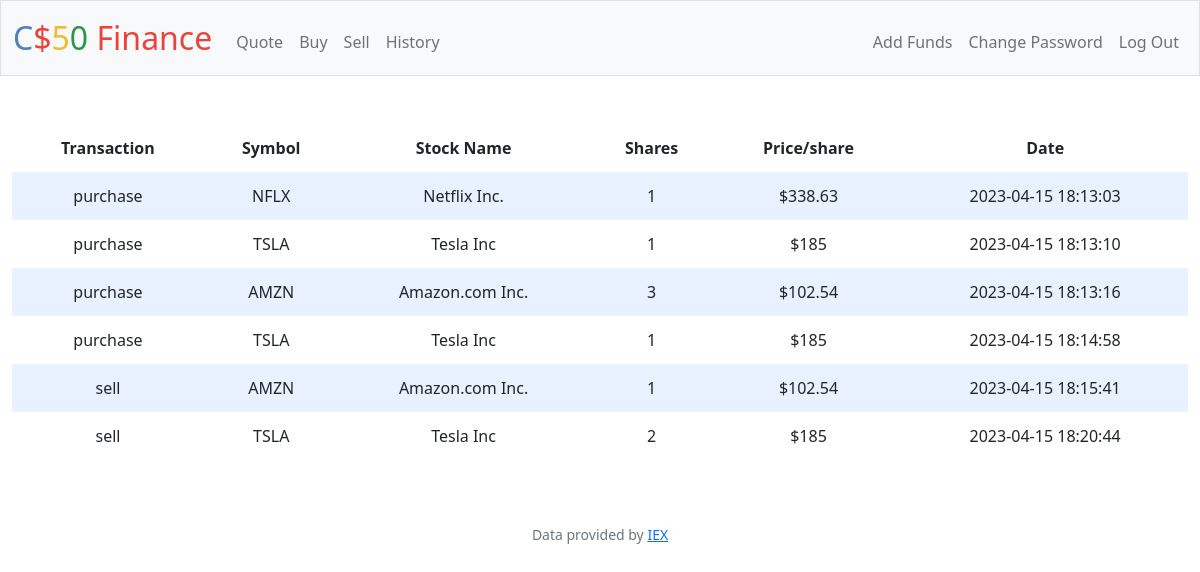
/history (signed in), run on the app's committed database.
### tables this page shows
CREATE TABLE date (
id INTEGER,
user_id,
stock TEXT,
stock_name TEXT,
type TEXT,
shares INTEGER,
value INTEGER,
time TEXT,
PRIMARY KEY(id),
FOREIGN KEY(user_id) REFERENCES users(id)
);

### app.py (the view)
@app.route("/history")
@login_required
def history():
    history = db.execute("SELECT stock, stock_name, shares, value, type, time FROM date WHERE user_id = ?", session["user_id"])
    return render_template("history.html", history=history)

### app.py (called while the page is built)
@app.after_request
def after_request(response):
    response.headers["Cache-Control"] = "no-cache, no-store, must-revalidate"
    response.headers["Expires"] = 0
    response.headers["Pragma"] = "no-cache"
    return response

### helpers.py (called while the page is built)
def login_required(f):
    @wraps(f)
    def decorated_function(*args, **kwargs):
        if session.get("user_id") is None:
            return redirect("/login")
        return f(*args, **kwargs)
    return decorated_function

### templates/history.html
{% extends "layout.html" %}
{% block main %}
    <div class="section">
            <table>
                <thead>
                    <tr>
                        <th>Transaction</th>
                        <th>Symbol</th>
                        <th>Stock Name</th>
                        <th>Shares</th>
                        <th>Price/share</th>
                        <th>Date</th>
                    </tr>
                </thead>
                <tbody class="history_table_body">
                    {% for row in history %}
                        <tr>
                            <td class="transaction">{{ row.type }}</td>
                            <td class="stock">{{ row.stock }}</td>
                            <td class="stock_name">{{ row.stock_name }}</td>
                            <td class="shares">{{ row.shares }}</td>
                            <td class="share_price">${{ row.value }}</td>
                            <td class="time">{{ row.time }}</td>
                        </tr>
                    {% endfor %}
                </tbody>
            </table>
        </div>
{% endblock %}

### templates/layout.html (shortened to what this page needs)
<!DOCTYPE html>
<html lang="en">
    <head>
        <link href="https://cdn.jsdelivr.net/npm/bootstrap@5.1.3/dist/css/bootstrap.min.css" rel="stylesheet">
        <link href="/static/styles.css" rel="stylesheet">
    </head>
    <body>
        <nav class="bg-light border navbar navbar-expand-md navbar-light">
            <div class="container-fluid">
                <a class="navbar-brand" href="/"><span class="blue">C</span><span class="red">$</span><span class="yellow">5</span><span class="green">0</span> <span class="red">Finance</span></a>
                <div class="collapse navbar-collapse" id="navbar">
                    {% if session["user_id"] %}
                        <ul class="navbar-nav me-auto mt-2">
                            <li class="nav-item"><a class="nav-link" href="/quote">Quote</a></li>
                            <li class="nav-item"><a class="nav-link" href="/buy">Buy</a></li>
                            <li class="nav-item"><a class="nav-link" href="/sell">Sell</a></li>
                            <li class="nav-item"><a class="nav-link" href="/history">History</a></li>
                        </ul>
                        <ul class="navbar-nav ms-auto mt-2">
                            <li class="nav-item"><a class="nav-link" href="/add">Add Funds</a></li>
                            <li class="nav-item"><a class="nav-link" href="/change">Change Password</a></li>
                            <li class="nav-item"><a class="nav-link" href="/logout">Log Out</a></li>
                        </ul>
                    {% else %}
                        <ul class="navbar-nav ms-auto mt-2">
                            <li class="nav-item"><a class="nav-link" href="/register">Register</a></li>
                            <li class="nav-item"><a class="nav-link" href="/login">Log In</a></li>
                        </ul>
                    {% endif %}
                </div>
            </div>
        </nav>
        <main class="container-fluid py-5 text-center">
            {% block main %}{% endblock %}
        </main>
        <footer class="mb-5 small text-center text-muted">
            Data provided by <a href="https://iexcloud.io/">IEX</a>
        </footer>
    </body>
</html>

### static/styles.css (style rules this page uses)
nav .navbar-brand { font-size: xx-large; }
nav .navbar-brand .blue { color: #537fbe; }
nav .navbar-brand .red { color: #ea433b; }
nav .navbar-brand .yellow { color: #f5b82e; }
nav .navbar-brand .green { color: #2e944b; }
table { background-color: transparent; margin-bottom: 1rem; margin-right: 5rem; width: 100%; }
table th, table td { padding: 0.75rem; vertical-align: middle; }
.history_table_body tr:nth-of-type(odd) { background-color: rgb(179, 208, 255, 0.3) }

### data on the page
date: type "purchase", stock "NFLX", stock_name "Netflix Inc.", shares "1", value "338.63", time "2023-04-15 18:13:03"
date: type "purchase", stock "TSLA", stock_name "Tesla Inc", shares "1", value "185", time "2023-04-15 18:13:10"
date: type "purchase", stock "AMZN", stock_name "Amazon.com Inc.", shares "3", value "102.54", time "2023-04-15 18:13:16"
date: type "purchase", stock "TSLA", stock_name "Tesla Inc", shares "1", value "185", time "2023-04-15 18:14:58"
date: type "sell", stock "AMZN", stock_name "Amazon.com Inc.", shares "1", value "102.54", time "2023-04-15 18:15:41"
date: type "sell", stock "TSLA", stock_name "Tesla Inc", shares "2", value "185", time "2023-04-15 18:20:44"
